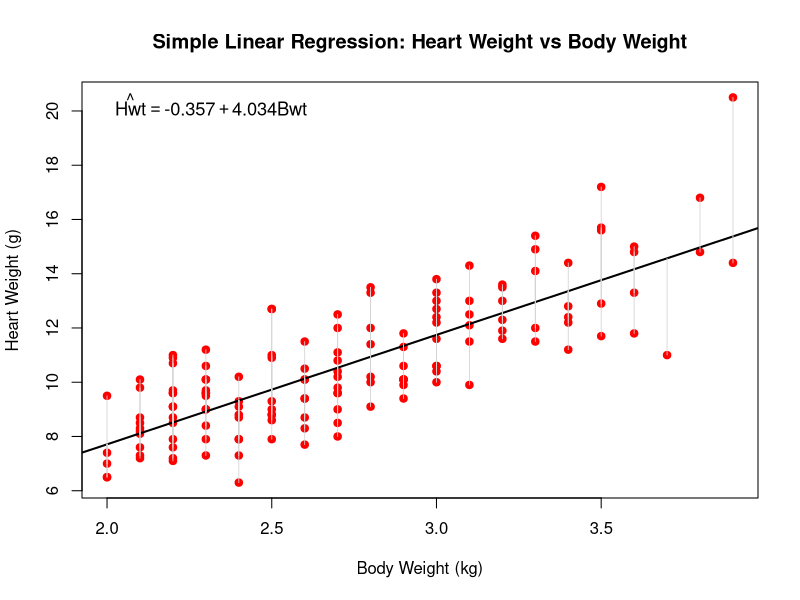

The R source for this figure:
## ---- chunk 1
library(MASS)
model1 <- lm(Hwt ~ Bwt, data = cats)
model1

## ---- chunk 2
#| echo: false
# Fitted values
library(MASS)
model1 <- lm(Hwt ~ Bwt, data = cats)
model1

fitted_vals <- fitted(model1)

plot(cats$Bwt, cats$Hwt,
     col = "red", pch = 19,
     xlab = "Body Weight (kg)",
     ylab = "Heart Weight (g)",
     main = "Simple Linear Regression: Heart Weight vs Body Weight")

# Fitted line
abline(model1, col = "black", lwd = 2)

# Vertical lines from each point to the fitted line (residuals)
segments(cats$Bwt, cats$Hwt,
         cats$Bwt, fitted_vals,
         col = "lightgrey", lwd = 0.8)

# Extract coefficients
b0 <- round(coef(model1)[1], 3)
b1 <- round(coef(model1)[2], 3)

# Add label to plot
legend("topleft",
       legend = bquote(hat(Hwt) == .(b0) + .(b1) * Bwt),
       bty = "n",
       cex = 1.1)
## ---- chunk 3
 confint(model1)
